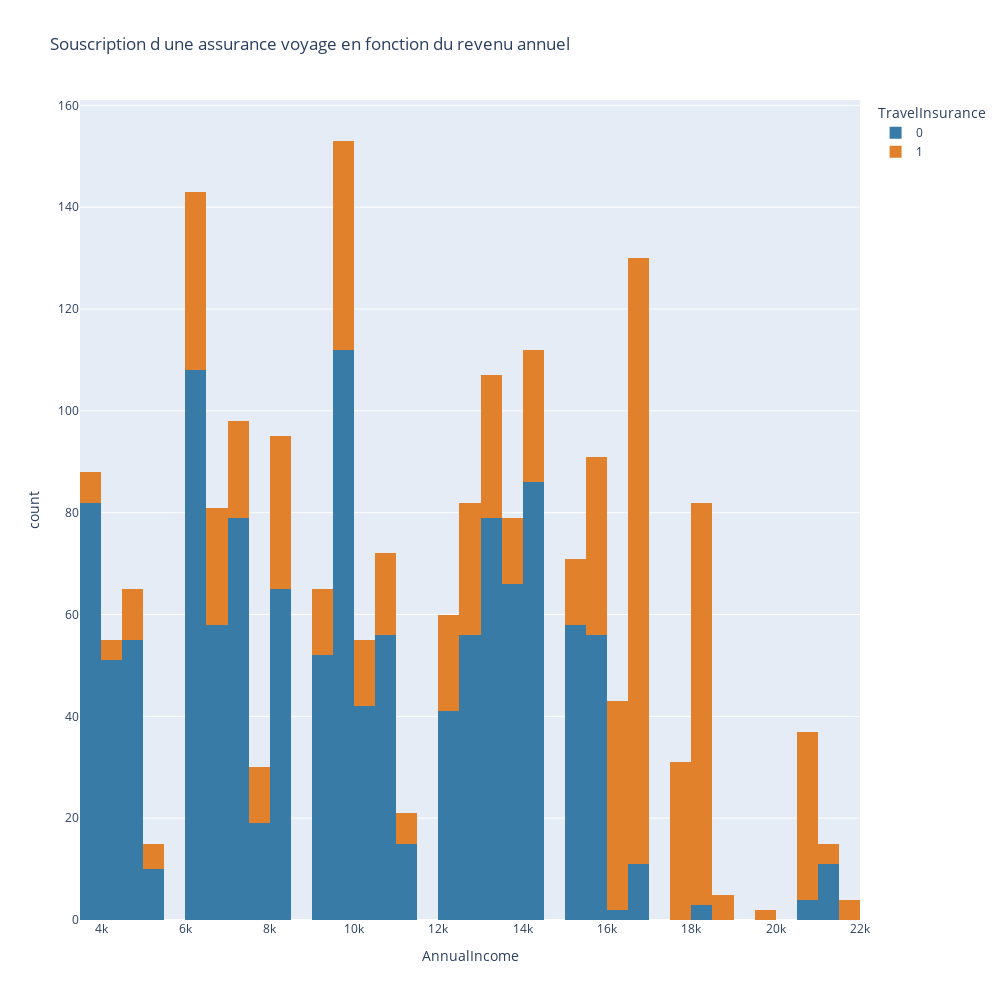

The code cell stored with this chart in its notebook:
### Code cell
#Visualisation de la souscription d'une assurance voyage en fonction du revenu annuel#

px.histogram(tip,
             x='AnnualIncome',
             color='TravelInsurance',
             color_discrete_map={1:'#E1812B', 0:'#377BA6'},
             title='Souscription d une assurance voyage en fonction du revenu annuel',
             width=1000,
             height=1000,
             )

### Figure 1 — Plotly figure (JSON) as saved in the notebook; plotly's stock layout.template omitted (floating-point values rounded to 4 significant figures; data arrays with more than 128 entries replaced by an {"elided": "..."} marker saying what was removed)
{"data": [{"alignmentgroup": "True", "bingroup": "x", "hovertemplate": "TravelInsurance=0<br>AnnualIncome=%{x}<br>count=%{y}<extra></extra>", "legendgroup": "0", "marker": {"color": "#377BA6", "pattern": {"shape": ""}}, "name": "0", "offsetgroup": "0", "orientation": "v", "showlegend": true, "type": "histogram", "x": {"elided": "1277 float values"}, "xaxis": "x", "yaxis": "y"}, {"alignmentgroup": "True", "bingroup": "x", "hovertemplate": "TravelInsurance=1<br>AnnualIncome=%{x}<br>count=%{y}<extra></extra>", "legendgroup": "1", "marker": {"color": "#E1812B", "pattern": {"shape": ""}}, "name": "1", "offsetgroup": "1", "orientation": "v", "showlegend": true, "type": "histogram", "x": {"elided": "710 float values"}, "xaxis": "x", "yaxis": "y"}], "layout": {"barmode": "relative", "height": 1000, "legend": {"title": {"text": "TravelInsurance"}, "tracegroupgap": 0}, "title": {"text": "Souscription d une assurance voyage en fonction du revenu annuel"}, "width": 1000, "xaxis": {"anchor": "y", "domain": [0, 1], "title": {"text": "AnnualIncome"}}, "yaxis": {"anchor": "x", "domain": [0, 1], "title": {"text": "count"}}}}
